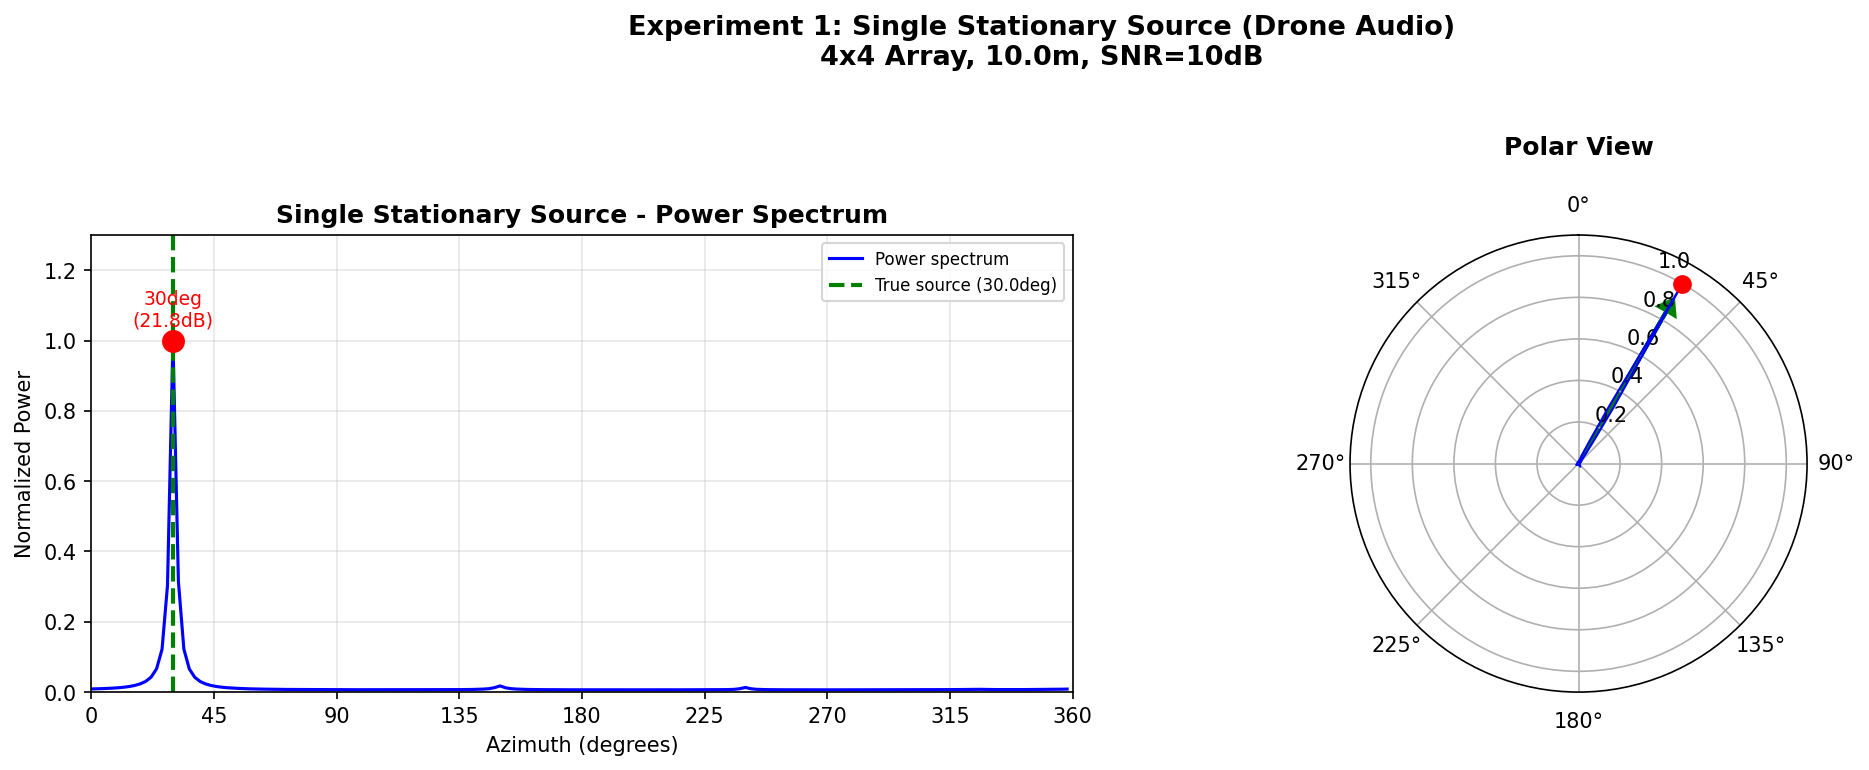

Write the Python code that produced this figure.
"""
Experiment 1: Single Stationary Source

Single drone audio source at 30deg, 10m from array center.
Uses real drone WAV recording as the source signal.
Generates power spectrum + polar view (1x2 figure).
"""

import numpy as np
import matplotlib.pyplot as plt
import os

from sim_common import (
    load_source_wav, simulate_array_signals, beamforming_scan, detect_peaks,
    SOURCE_AZIMUTH_INITIAL, SOURCE_DISTANCE, SNR_DB, MIC_SPACING
)


def main():
    np.random.seed(42)

    print("=" * 60)
    print("EXPERIMENT 1: Single Stationary Source")
    print(f"  Azimuth = {SOURCE_AZIMUTH_INITIAL}deg, Distance = {SOURCE_DISTANCE}m")
    print(f"  SNR = {SNR_DB}dB, Mic spacing = {MIC_SPACING*1000:.0f}mm")
    print("=" * 60)

    # Load drone WAV as source signal
    _, source_signal = load_source_wav(duration=0.5)
    mic_signals = simulate_array_signals(source_signal, SOURCE_AZIMUTH_INITIAL,
                                         SOURCE_DISTANCE)
    azimuth_scan, power_spectrum = beamforming_scan(mic_signals)
    peaks, noise_floor = detect_peaks(azimuth_scan, power_spectrum)

    print(f"\n  Detected {len(peaks)} peak(s)")
    for p in peaks:
        error = abs(p['azimuth'] - SOURCE_AZIMUTH_INITIAL)
        if error > 180:
            error = 360 - error
        print(f"    -> {p['azimuth']:.0f}deg (error {error:.1f}deg, "
              f"SNR {p['snr_db']:.1f}dB)")

    # ── Plot: 1x2 figure ───────────────────────────────────────────────
    fig, (ax1, ax1p) = plt.subplots(1, 2, figsize=(14, 5),
                                     subplot_kw={'projection': None})
    # Remove the second axes and recreate as polar
    ax1p.remove()
    ax1p = fig.add_subplot(1, 2, 2, projection='polar')

    # Power spectrum
    ax1.plot(azimuth_scan, power_spectrum, 'b-', linewidth=1.5,
             label='Power spectrum')
    ax1.axvline(x=SOURCE_AZIMUTH_INITIAL, color='green', linestyle='--',
                linewidth=2, label=f'True source ({SOURCE_AZIMUTH_INITIAL}deg)')
    for p in peaks:
        ax1.plot(p['azimuth'], p['power'], 'ro', markersize=10)
        ax1.annotate(f"{p['azimuth']:.0f}deg\n({p['snr_db']:.1f}dB)",
                     (p['azimuth'], p['power'] + 0.04),
                     ha='center', fontsize=9, color='red')
    ax1.set_xlabel('Azimuth (degrees)')
    ax1.set_ylabel('Normalized Power')
    ax1.set_title('Single Stationary Source - Power Spectrum',
                  fontsize=12, weight='bold')
    ax1.set_xlim(0, 360)
    ax1.set_ylim(0, 1.3)
    ax1.legend(loc='upper right', fontsize=8)
    ax1.grid(True, alpha=0.3)
    ax1.set_xticks(np.arange(0, 361, 45))

    # Polar view
    ax1p.set_theta_zero_location('N')
    ax1p.set_theta_direction(-1)
    ax1p.plot(np.radians(azimuth_scan), power_spectrum, 'b-', linewidth=1)
    ax1p.arrow(np.radians(SOURCE_AZIMUTH_INITIAL), 0, 0, 0.85,
               head_width=0.1, head_length=0.06, fc='green', ec='green',
               linewidth=2)
    for p in peaks:
        ax1p.plot(np.radians(p['azimuth']), p['power'], 'ro', markersize=8)
    ax1p.set_title('Polar View', fontsize=12, weight='bold', pad=20)
    ax1p.set_ylim(0, 1.1)

    fig.suptitle(
        f'Experiment 1: Single Stationary Source (Drone Audio)\n'
        f'4x4 Array, {SOURCE_DISTANCE}m, SNR={SNR_DB}dB',
        fontsize=13, weight='bold', y=1.02)

    plt.tight_layout()
    output_file = os.path.join(os.path.dirname(os.path.abspath(__file__)),
                               'exp1_single_stationary.png')
    plt.savefig(output_file, dpi=150, bbox_inches='tight')
    print(f"\n  Saved plot to: {output_file}")
    plt.show()


if __name__ == "__main__":
    main()
